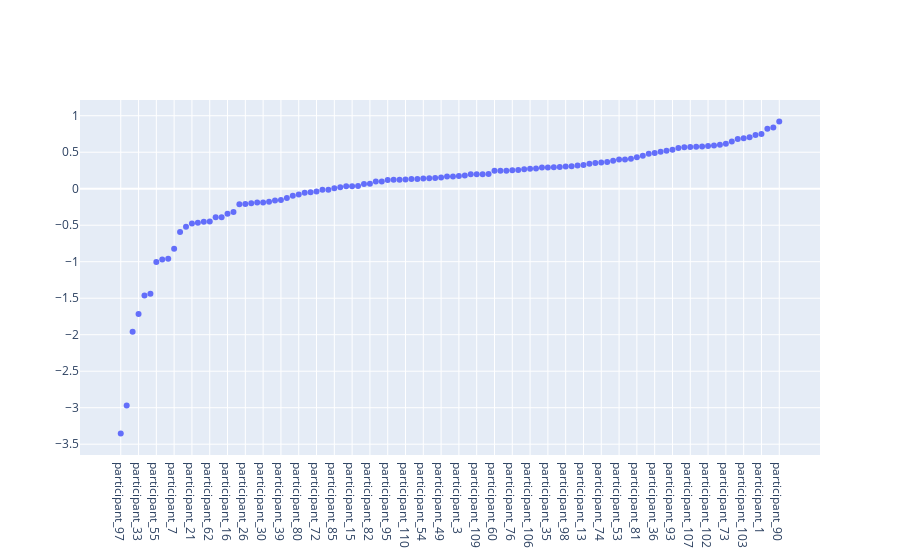
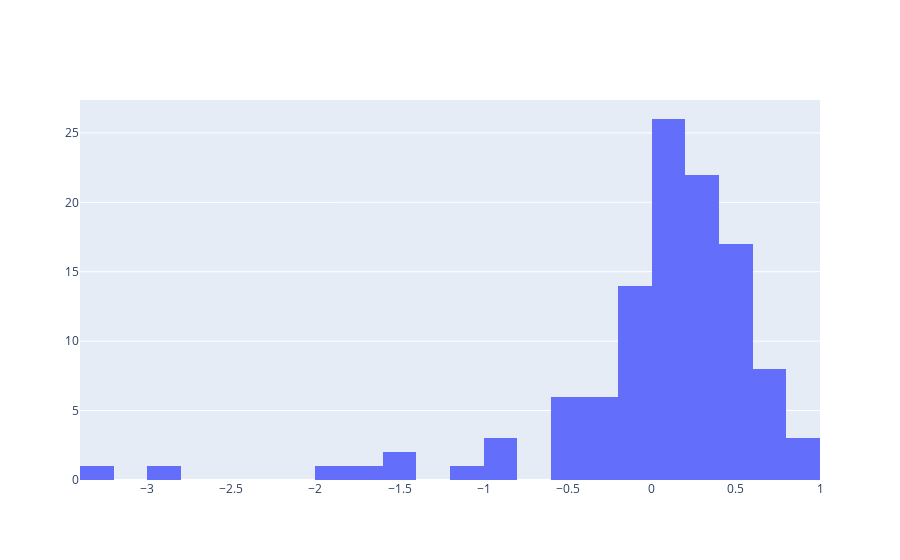
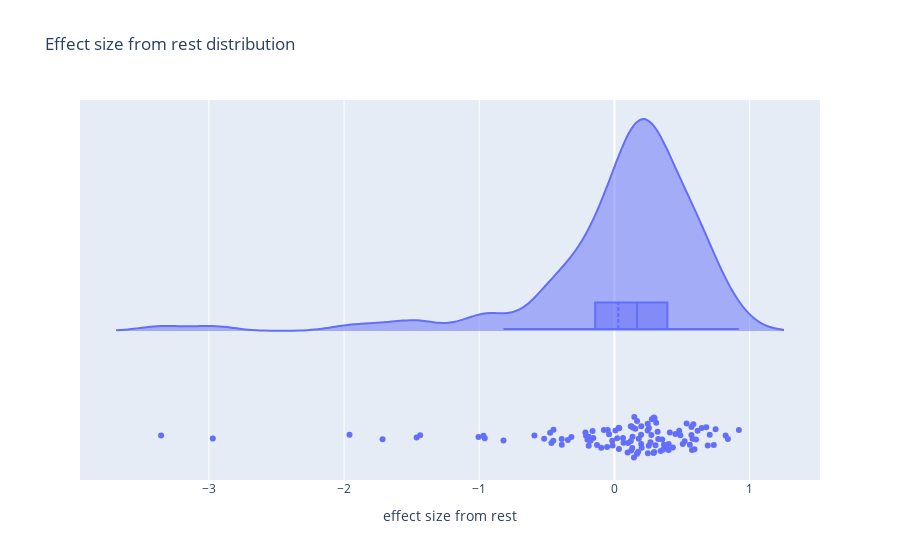

Notebook code for these charts, in order:
### Code cell
plot_distrib(distrib_corr_effect_size)

### Figure 1 — Plotly figure (JSON) as saved in the notebook; plotly's stock layout.template omitted (floating-point values rounded to 4 significant figures)
{"data": [{"mode": "markers", "type": "scatter", "x": ["participant_97", "participant_59", "participant_77", "participant_33", "participant_87", "participant_64", "participant_55", "participant_84", "participant_43", "participant_7", "participant_5", "participant_86", "participant_21", "participant_8", "participant_70", "participant_62", "participant_94", "participant_44", "participant_16", "participant_20", "participant_11", "participant_26", "participant_83", "participant_14", "participant_30", "participant_23", "participant_65", "participant_39", "participant_19", "participant_100", "participant_80", "participant_99", "participant_40", "participant_72", "participant_50", "participant_66", "participant_85", "participant_79", "participant_96", "participant_15", "participant_69", "participant_25", "participant_82", "participant_29", "participant_75", "participant_95", "participant_46", "participant_61", "participant_110", "participant_91", "participant_56", "participant_54", "participant_52", "participant_111", "participant_49", "participant_67", "participant_42", "participant_3", "participant_58", "participant_10", "participant_109", "participant_27", "participant_2", "participant_60", "participant_37", "participant_22", "participant_76", "participant_31", "participant_34", "participant_106", "participant_92", "participant_112", "participant_35", "participant_51", "participant_108", "participant_98", "participant_28", "participant_71", "participant_13", "participant_32", "participant_9", "participant_74", "participant_104", "participant_68", "participant_53", "participant_45", "participant_17", "participant_81", "participant_41", "participant_24", "participant_36", "participant_48", "participant_12", "participant_93", "participant_105", "participant_47", "participant_107", "participant_6", "participant_89", "participant_102", "participant_88", "participant_4", "participant_73", "participant_101", "participant_38", "participant_103", "participant_78", "participant_18", "participant_1", "participant_63", "participant_57", "participant_90"], "y": [-3.353, -2.971, -1.96, -1.715, -1.463, -1.437, -1.005, -0.9684, -0.9594, -0.8208, -0.5918, -0.5199, -0.4756, -0.4661, -0.4523, -0.4508, -0.3897, -0.3892, -0.3443, -0.3181, -0.2144, -0.2098, -0.1993, -0.1903, -0.1901, -0.1769, -0.1619, -0.156, -0.1287, -0.09758, -0.07801, -0.05418, -0.04891, -0.03964, -0.01586, -0.01332, 0.007811, 0.02006, 0.0321, 0.03344, 0.03592, 0.06364, 0.0673, 0.09781, 0.1004, 0.1209, 0.1214, 0.1241, 0.1269, 0.1323, 0.1338, 0.1387, 0.1444, 0.1473, 0.1548, 0.1664, 0.1675, 0.1757, 0.1798, 0.1971, 0.1978, 0.1988, 0.2017, 0.2458, 0.246, 0.2475, 0.2542, 0.2553, 0.267, 0.2736, 0.2766, 0.29, 0.2922, 0.2948, 0.2968, 0.3041, 0.3089, 0.3195, 0.324, 0.3422, 0.3535, 0.3585, 0.3668, 0.3824, 0.401, 0.4013, 0.4099, 0.4327, 0.4514, 0.4793, 0.4885, 0.5056, 0.5197, 0.5338, 0.5582, 0.5696, 0.5702, 0.5737, 0.5775, 0.5838, 0.5922, 0.6037, 0.6155, 0.646, 0.6795, 0.6905, 0.7049, 0.7349, 0.7483, 0.8227, 0.8396, 0.9208]}], "layout": {}}

### Figure 2 — Plotly figure (JSON) as saved in the notebook; plotly's stock layout.template omitted (floating-point values rounded to 4 significant figures)
{"data": [{"nbinsx": 40, "type": "histogram", "x": [-3.353, -2.971, -1.96, -1.715, -1.463, -1.437, -1.005, -0.9684, -0.9594, -0.8208, -0.5918, -0.5199, -0.4756, -0.4661, -0.4523, -0.4508, -0.3897, -0.3892, -0.3443, -0.3181, -0.2144, -0.2098, -0.1993, -0.1903, -0.1901, -0.1769, -0.1619, -0.156, -0.1287, -0.09758, -0.07801, -0.05418, -0.04891, -0.03964, -0.01586, -0.01332, 0.007811, 0.02006, 0.0321, 0.03344, 0.03592, 0.06364, 0.0673, 0.09781, 0.1004, 0.1209, 0.1214, 0.1241, 0.1269, 0.1323, 0.1338, 0.1387, 0.1444, 0.1473, 0.1548, 0.1664, 0.1675, 0.1757, 0.1798, 0.1971, 0.1978, 0.1988, 0.2017, 0.2458, 0.246, 0.2475, 0.2542, 0.2553, 0.267, 0.2736, 0.2766, 0.29, 0.2922, 0.2948, 0.2968, 0.3041, 0.3089, 0.3195, 0.324, 0.3422, 0.3535, 0.3585, 0.3668, 0.3824, 0.401, 0.4013, 0.4099, 0.4327, 0.4514, 0.4793, 0.4885, 0.5056, 0.5197, 0.5338, 0.5582, 0.5696, 0.5702, 0.5737, 0.5775, 0.5838, 0.5922, 0.6037, 0.6155, 0.646, 0.6795, 0.6905, 0.7049, 0.7349, 0.7483, 0.8227, 0.8396, 0.9208]}], "layout": {}}

### Figure 3 — Plotly figure (JSON) as saved in the notebook; plotly's stock layout.template omitted (floating-point values rounded to 4 significant figures)
{"data": [{"box": {"visible": true}, "jitter": 0.1, "meanline": {"visible": true}, "name": "", "pointpos": -0.5, "points": "all", "scalemode": "count", "side": "positive", "type": "violin", "x": [-3.353, -2.971, -1.96, -1.715, -1.463, -1.437, -1.005, -0.9684, -0.9594, -0.8208, -0.5918, -0.5199, -0.4756, -0.4661, -0.4523, -0.4508, -0.3897, -0.3892, -0.3443, -0.3181, -0.2144, -0.2098, -0.1993, -0.1903, -0.1901, -0.1769, -0.1619, -0.156, -0.1287, -0.09758, -0.07801, -0.05418, -0.04891, -0.03964, -0.01586, -0.01332, 0.007811, 0.02006, 0.0321, 0.03344, 0.03592, 0.06364, 0.0673, 0.09781, 0.1004, 0.1209, 0.1214, 0.1241, 0.1269, 0.1323, 0.1338, 0.1387, 0.1444, 0.1473, 0.1548, 0.1664, 0.1675, 0.1757, 0.1798, 0.1971, 0.1978, 0.1988, 0.2017, 0.2458, 0.246, 0.2475, 0.2542, 0.2553, 0.267, 0.2736, 0.2766, 0.29, 0.2922, 0.2948, 0.2968, 0.3041, 0.3089, 0.3195, 0.324, 0.3422, 0.3535, 0.3585, 0.3668, 0.3824, 0.401, 0.4013, 0.4099, 0.4327, 0.4514, 0.4793, 0.4885, 0.5056, 0.5197, 0.5338, 0.5582, 0.5696, 0.5702, 0.5737, 0.5775, 0.5838, 0.5922, 0.6037, 0.6155, 0.646, 0.6795, 0.6905, 0.7049, 0.7349, 0.7483, 0.8227, 0.8396, 0.9208]}], "layout": {"title": {"text": "Effect size from rest distribution"}, "violingap": 0, "violingroupgap": 0.5, "violinmode": "overlay", "xaxis": {"title": {"text": "effect size from rest"}}}}
